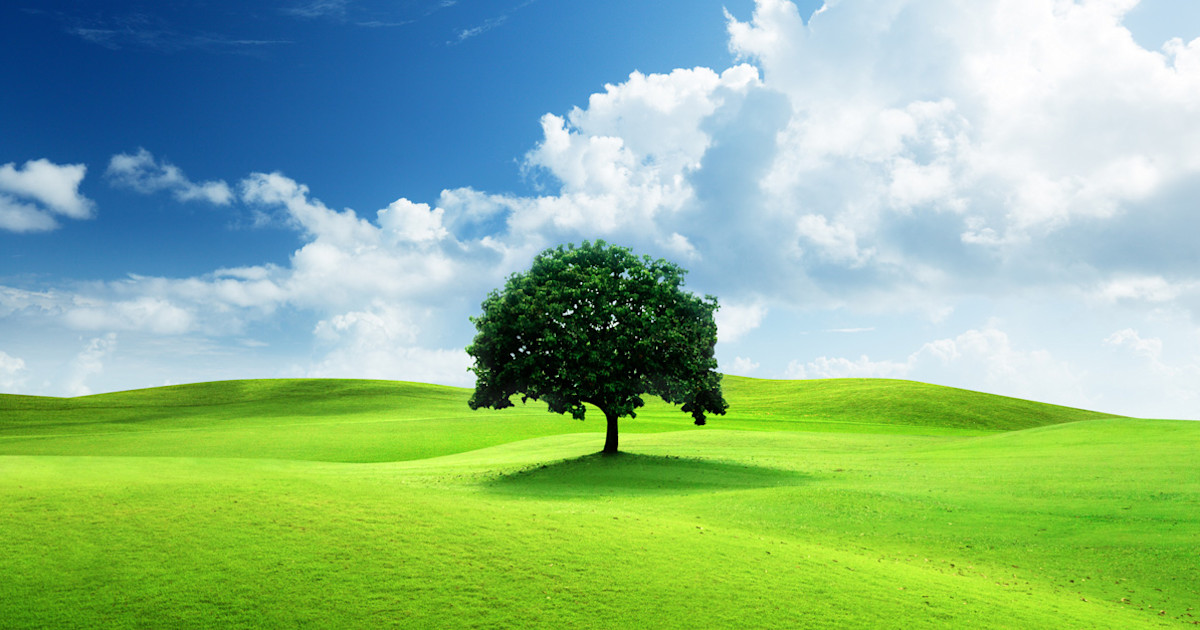
#> input picture MCA_Rungta/Computer Vision/image.jpg, 1200 x 630 px
$ jupyter execute 28_Segmentation.ipynb
#> lines starting #> are read from the running program, lines starting #| are printed output that depends on the picture; after the words box and inside, x2 and y2 are one past the last pixel; in counts of white or black regions, pixels touching at a corner belong together
[cell 1]
import cv2
import matplotlib.pyplot as plt

### using global threshold for creating a binary picture foreground and background

[cell 2]
img = cv2.imread('image.jpg', 0)
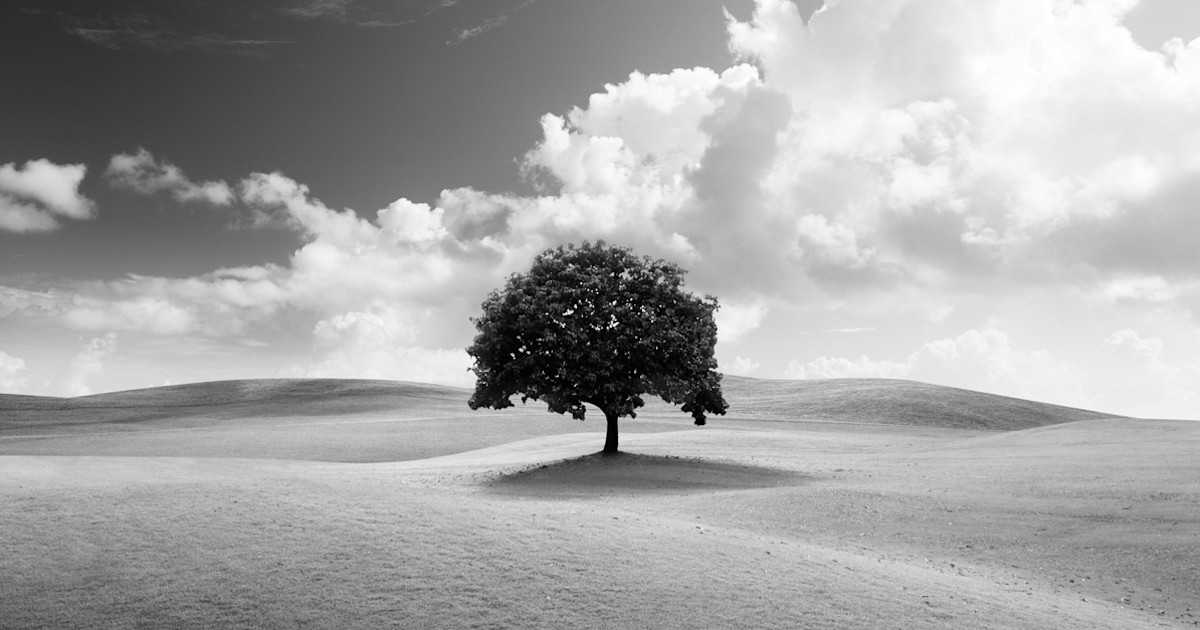
#> img: shape (630, 1200); min 0, max 255, mean 165.5

ret, thresh = cv2.threshold(
    img, 127, 255, cv2.THRESH_BINARY
)
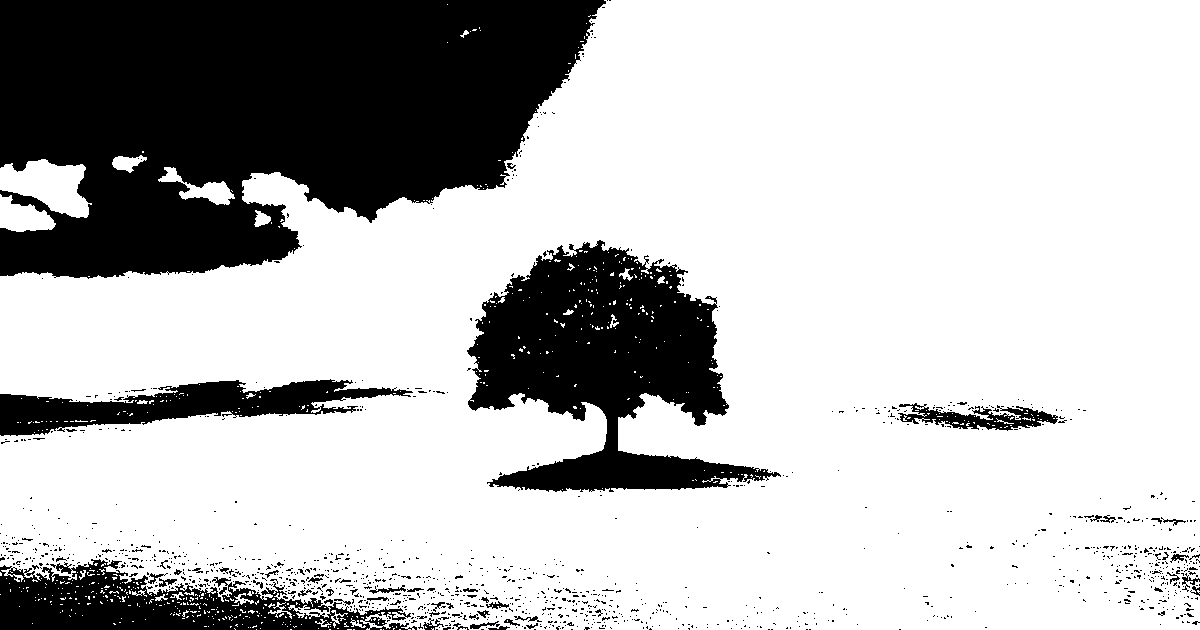
#> thresh: shape (630, 1200); 74% white; 1229 black regions (1171 under 20 px), largest, box (x1, y1, x2, y2) and area: (0, 0, 606, 279) 122618, (467, 240, 781, 492) 40125, (0, 559, 417, 630) 14922

plt.subplot(1, 2, 1)
plt.imshow(img, cmap='gray')
plt.title("Original Image")

plt.subplot(1, 2, 2)
plt.imshow(thresh, cmap='gray')
plt.title("Thresholded Image")

plt.show()
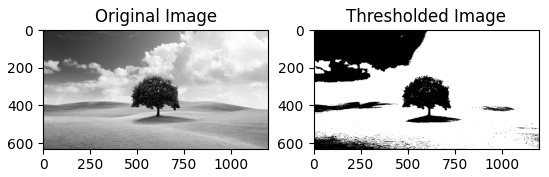
#> figure drawn by matplotlib, 2 panels

### Using Ostu to find the threshold value

[cell 3]
gray = cv2.imread('image.jpg', cv2.IMREAD_GRAYSCALE)
blur = cv2.GaussianBlur(gray, (5, 5), 0)          # smoothing helps Otsu

[cell 4]
_, fixed = cv2.threshold(blur, 127, 255, cv2.THRESH_BINARY)
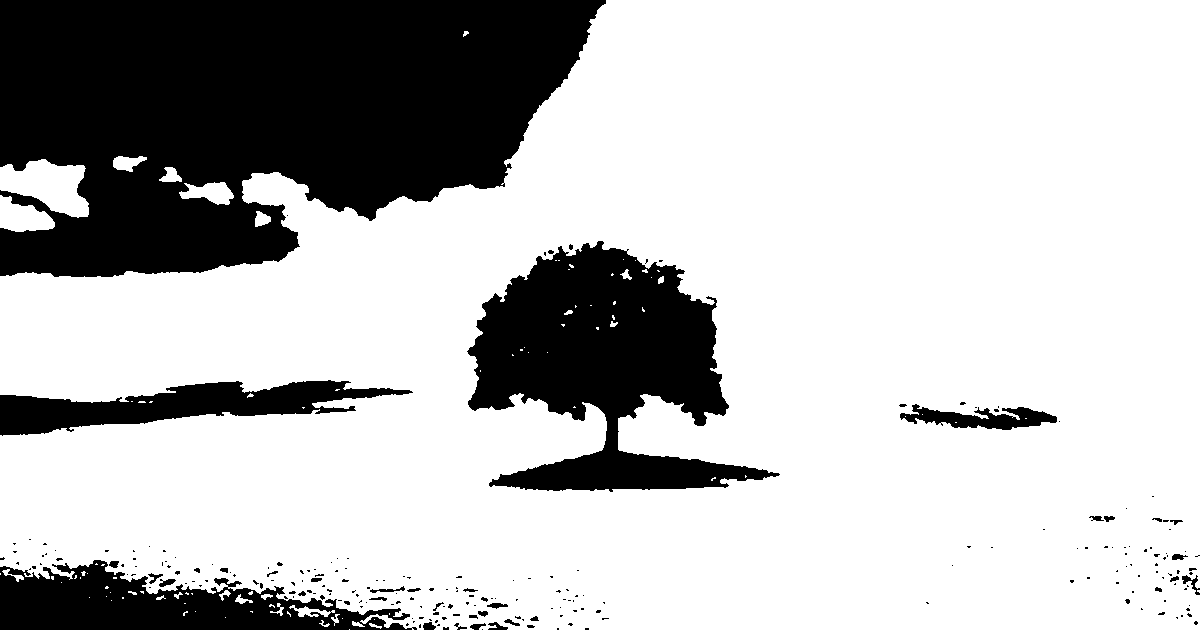
#> fixed: shape (630, 1200); 74.3% white; 229 black regions (192 under 20 px), largest, box (x1, y1, x2, y2) and area: (0, 0, 606, 277) 122509, (467, 241, 780, 492) 40702, (0, 560, 417, 630) 15949
t_otsu, otsu = cv2.threshold(blur, 0, 255, cv2.THRESH_BINARY + cv2.THRESH_OTSU)
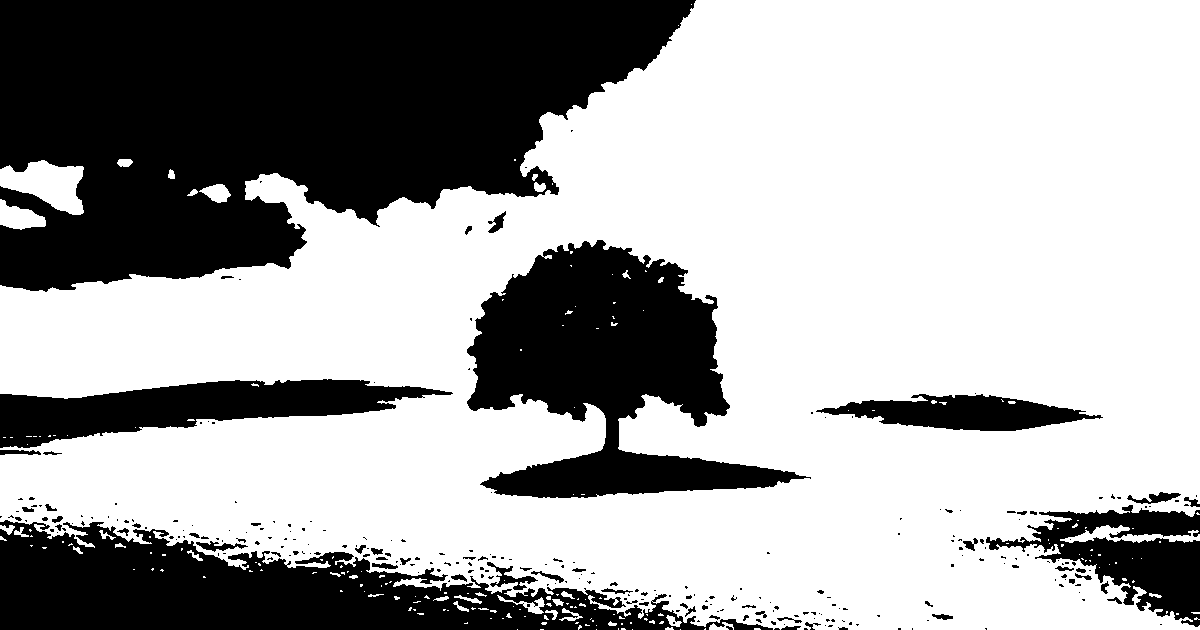
#> otsu: shape (630, 1200); 65.4% white; 276 black regions (213 under 20 px), largest, box (x1, y1, x2, y2) and area: (0, 0, 696, 292) 137392, (467, 240, 811, 498) 44324, (0, 520, 773, 630) 42157
#> t_otsu = 149
adaptive = cv2.adaptiveThreshold(blur, 255, cv2.ADAPTIVE_THRESH_GAUSSIAN_C,
                                 cv2.THRESH_BINARY, 31, 5)
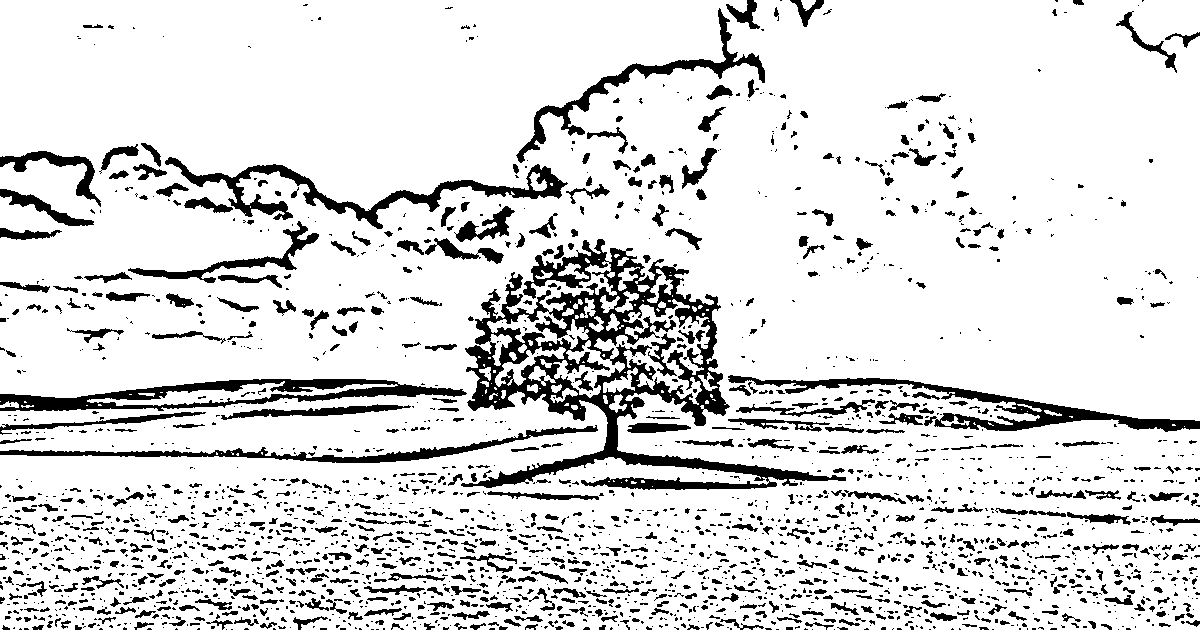
#> adaptive: shape (630, 1200); 86.1% white; 2413 black regions (1690 under 20 px), largest, box (x1, y1, x2, y2) and area: (461, 239, 846, 490) 23136, (0, 379, 467, 411) 5617, (165, 157, 568, 229) 4971
print('Otsu threshold chosen automatically:', t_otsu)
#| Otsu threshold chosen automatically: 149.0

[cell 5]
imgs = [gray, fixed, otsu, adaptive]

titles =['Original', 'Fixed T=127',f'Otsu T={t_otsu:.0f}', 'Adaptive Gaussian']
#> titles = ['Original', 'Fixed T=127', 'Otsu T=149', 'Adaptive Gaussian']


fig, ax = plt.subplots(2, 2, figsize=(12, 8))

for a, im, t in zip(ax.flatten(), imgs , titles):
    a.imshow(im, cmap='gray')
    a.set_title(t)
    a.axis('off')
#> this loop made 4 passes
#> t on passes 1 to 4: 'Original', 'Fixed T=127', 'Otsu T=149', 'Adaptive Gaussian'

plt.tight_layout()
plt.show()

# Histogram with Otsu threshold marked

[cell 6]
plt.hist(gray.ravel(), 256, [0, 256]); plt.axvline(t_otsu, color='r')
plt.title('Histogram and Otsu threshold'); plt.show()
#> after `plt.title('Histogram and Otsu threshold')`:
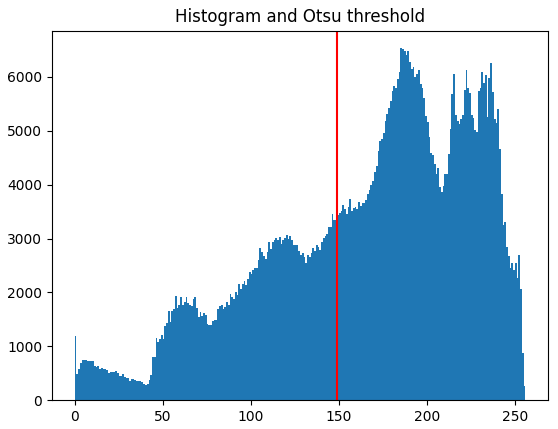
#> figure drawn by matplotlib, 1 panel; tallest bar 6534 high, from x = 185 to 186

$ run again, with MCA_Rungta/Computer Vision/sample.jpg copied over MCA_Rungta/Computer Vision/image.jpg
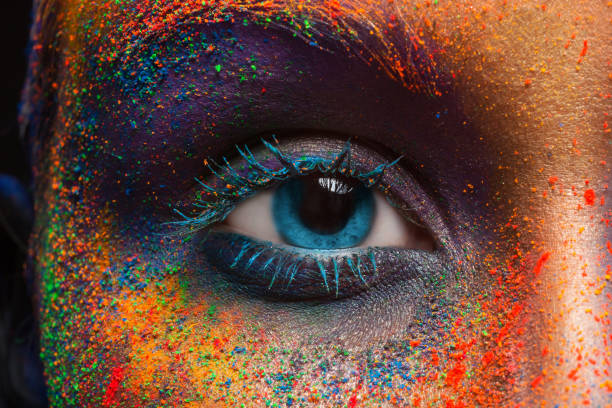
#> input picture MCA_Rungta/Computer Vision/sample.jpg, 612 x 408 px
#> `ret, thresh = cv2.threshold( img, 127, 255, cv2.THRESH_BINARY )`:
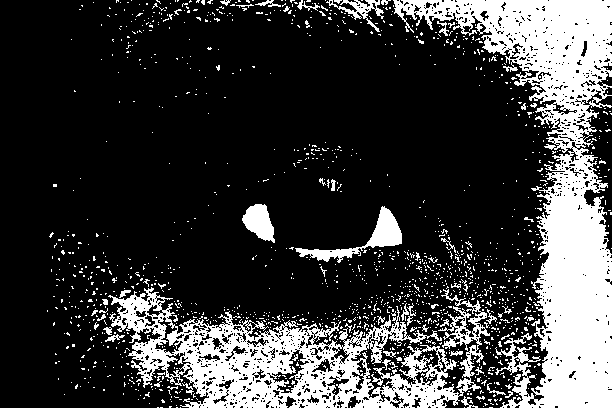
#> thresh: shape (408, 612); 23.1% white; 1471 white regions (1416 under 20 px), largest, box (x1, y1, x2, y2) and area: (393, 0, 612, 408) 30078, (108, 287, 490, 408) 18586, (295, 206, 402, 263) 1415
#> fixed: shape (408, 612); 22.6% white; 243 white regions (206 under 20 px), largest, box (x1, y1, x2, y2) and area: (394, 0, 612, 408) 31252, (105, 285, 459, 408) 19134, (296, 207, 402, 263) 1373
#> otsu: shape (408, 612); 41.9% white; 290 white regions (227 under 20 px), largest, box (x1, y1, x2, y2) and area: (67, 0, 612, 408) 94678, (233, 195, 407, 284) 4726, (291, 143, 342, 167) 650
#> t_otsu = 88
#> adaptive: shape (408, 612); 70.3% white; 1419 black regions (878 under 20 px), largest, box (x1, y1, x2, y2) and area: (202, 149, 465, 283) 7030, (122, 0, 259, 93) 2675, (237, 129, 400, 163) 1604
#| Otsu threshold chosen automatically: 88.0
#> titles = ['Original', 'Fixed T=127', 'Otsu T=88', 'Adaptive Gaussian']
#> the loop `for a, im, t in zip(ax.flatten(), imgs , titles):` made 4 passes
#> t on passes 1 to 4: 'Original', 'Fixed T=127', 'Otsu T=88', 'Adaptive Gaussian'
#> `plt.title('Histogram and Otsu threshold')`:
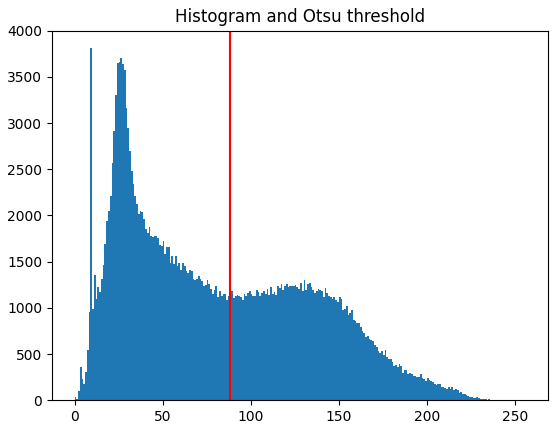
#> figure drawn by matplotlib, 1 panel; tallest bar 3810 high, from x = 9 to 10
